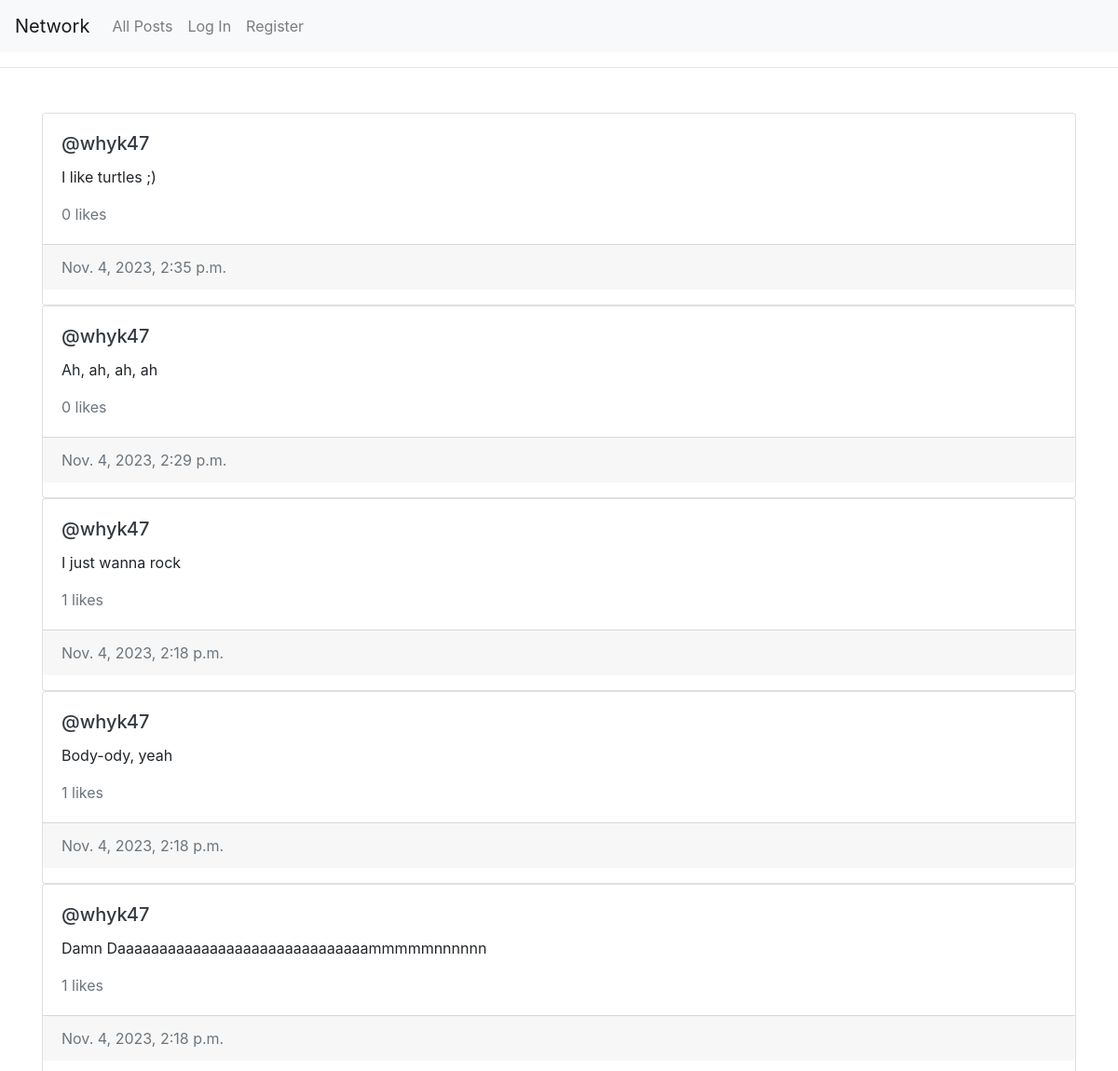
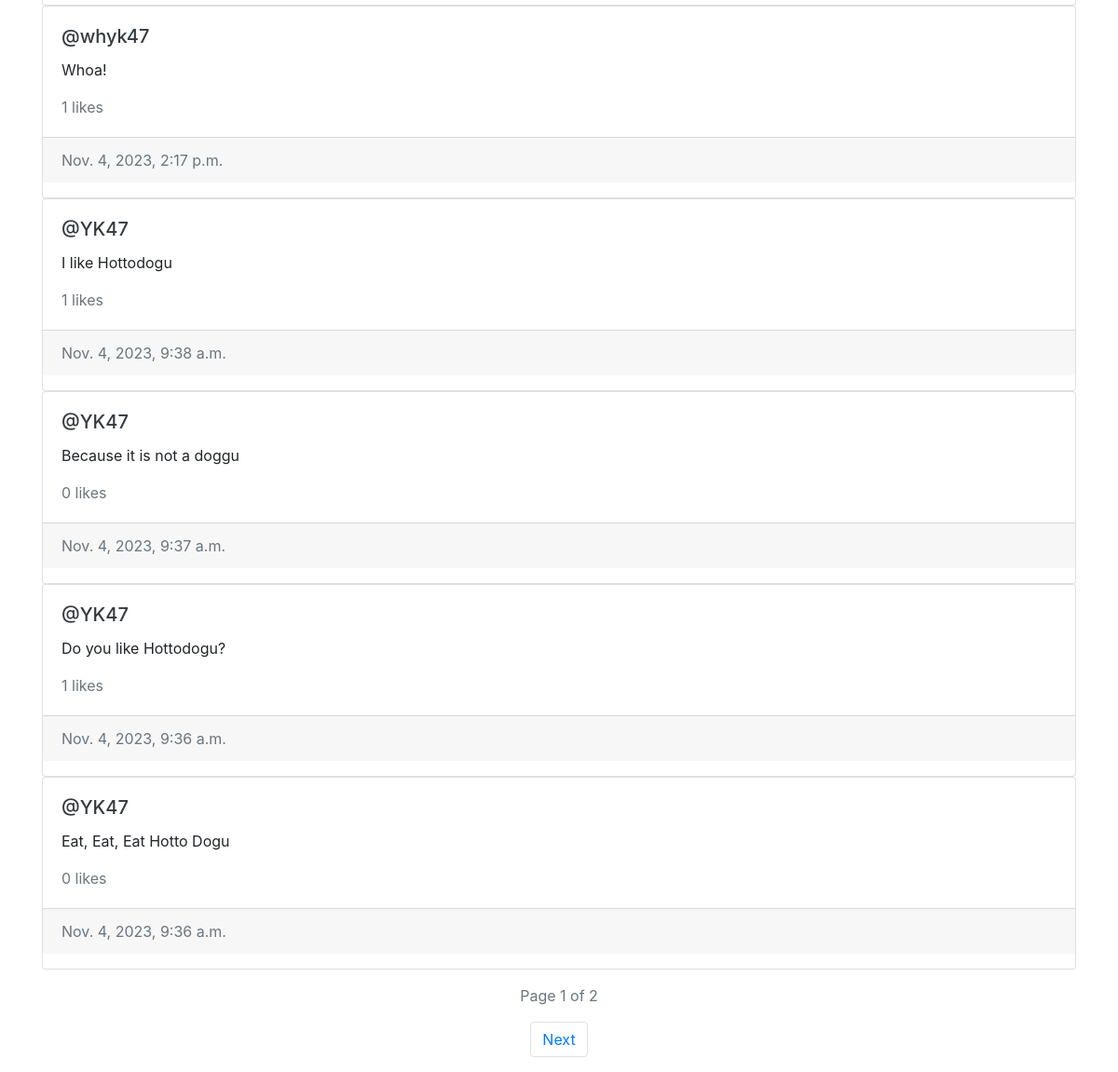
The page / on the database its author committed (2 pictures, top to bottom).
### network/models.py (models this page shows, shortened)
class Post(models.Model):
    poster = models.ForeignKey(User, on_delete=models.CASCADE, related_name="posts")
    content = models.CharField(max_length=512)
    timestamp = models.DateTimeField(default=datetime.now(pytz.timezone('Asia/Singapore')))
    likers = models.ManyToManyField(User, related_name="liked", blank=True)
    def likes(self):
        return self.likers.all().count()

class User(AbstractUser):
    followers = models.ManyToManyField("self", symmetrical=False, related_name="following")

### network/views.py (the view)
# urls.py: path("", views.index, name="index"),
def index(request):
    if request.method == "POST":
        content = request.POST["content"]
        post = Post(poster=request.user, content=content, timestamp=datetime.now(pytz.timezone('Asia/Singapore')))
        post.save()
    posts = Post.objects.all().order_by('-timestamp')
    return render(request, "network/index.html", {
        "page": get_page(request, posts),
        "liked": get_liked(request)
    })

### network/util.py (called while the page is built)
def get_page(request, posts):
    paginator = Paginator(posts, 10)
    page_no = request.GET.get("page")
    page = paginator.get_page(page_no)
    return page

def get_liked(request):
    if request.user.is_authenticated:
        return [post.id for post in request.user.liked.all()]

### network/templates/network/index.html (shortened to what this page needs)
{% extends "network/layout.html" %}
{% load static %}
{% block body %}
    <hr class="mt-3 mb-5">
    <div class="container">
        {% for post in page %}
            <div class="card post">
                <div class="card-body">
                    <h5 class="card-title">
                        <a href="{% url 'network:profile' post.poster.username %}" class="text-dark">@{{ post.poster }}</a>
                    </h5>
                    <div id="content-view-{{ post.id }}">
                        <p id="content_{{ post.id }}" class="card-text">{{ post.content }}</p>
                        <p class="card-text text-muted"><span id="numlikes_{{ post.id }}">{{ post.likes }}</span> likes</p>
                    </div>
                </div>
                <p class="card-footer text-muted">{{ post.timestamp }}</p>
            </div>
        {% empty %}
            <h3>No Posts Yet!</h3>
        {% endfor %}
    </div>
    <p class="text-muted d-flex justify-content-center mt-3">Page {{ page.number }} of {{ page.paginator.num_pages }}</p>
    <div class="d-flex justify-content-center">
        <nav aria-label="Page navigation example">
            <ul class="pagination">
                {% if page.has_next %}
                    <li class="page-item"><a class="page-link" href="?page={{ page.next_page_number }}">Next</a></li>
                {% endif %}
            </ul>
        </nav>
    </div>
{% endblock %}

### network/templates/network/layout.html (shortened to what this page needs)
{% load static %}
<!DOCTYPE html>
<html lang="en">
    <head>
        <link rel="stylesheet" href="https://stackpath.bootstrapcdn.com/bootstrap/4.4.1/css/bootstrap.min.css">
        <link href="{% static 'network/styles.css' %}" rel="stylesheet">
    </head>
    <body>
        <nav class="navbar navbar-expand-lg navbar-light bg-light">
            <a class="navbar-brand" href="#">Network</a>
            <div>
              <ul class="navbar-nav mr-auto">
                <li class="nav-item">
                  <a class="nav-link" href="{% url 'network:index' %}">All Posts</a>
                </li>
                {% if user.is_authenticated %}
                    <li class="nav-item">
                        <a class="nav-link" href="{% url 'network:following' %}">Following</a>
                    </li>
                    <li class="nav-item">
                        <a class="nav-link" href="{% url 'network:logout' %}">Log Out</a>
                    </li>
                {% else %}
                    <li class="nav-item">
                        <a class="nav-link" href="{% url 'network:login' %}">Log In</a>
                    </li>
                    <li class="nav-item">
                        <a class="nav-link" href="{% url 'network:register' %}">Register</a>
                    </li>
                {% endif %}
              </ul>
            </div>
          </nav>
        <div class="body">
            {% block body %}
            {% endblock %}
        </div>
    </body>
</html>

### rows shown on the page
Post: poster "whyk47", content "I like turtles ;)", likes "0", timestamp "Nov. 4, 2023, 2:35 p.m."
Post: poster "whyk47", content "Ah, ah, ah, ah", likes "0", timestamp "Nov. 4, 2023, 2:29 p.m."
Post: poster "whyk47", content "I just wanna rock", likes "1", timestamp "Nov. 4, 2023, 2:18 p.m."
Post: poster "whyk47", content "Body-ody, yeah", likes "1", timestamp "Nov. 4, 2023, 2:18 p.m."
Post: poster "whyk47", content "Damn Daaaaaaaaaaaaaaaaaaaaaaaaaaaaaammmmmnnnnnn", likes "1", timestamp "Nov. 4, 2023, 2:18 p.m."
Post: poster "whyk47", content "Whoa!", likes "1", timestamp "Nov. 4, 2023, 2:17 p.m."
Post: poster "YK47", content "I like Hottodogu", likes "1", timestamp "Nov. 4, 2023, 9:38 a.m."
Post: poster "YK47", content "Because it is not a doggu", likes "0", timestamp "Nov. 4, 2023, 9:37 a.m."
Post: poster "YK47", content "Do you like Hottodogu?", likes "1", timestamp "Nov. 4, 2023, 9:36 a.m."
Post: poster "YK47", content "Eat, Eat, Eat Hotto Dogu", likes "0", timestamp "Nov. 4, 2023, 9:36 a.m."

### other values the page prints
{{ page.number }} "1"
{{ page.paginator.num_pages }} "2"
